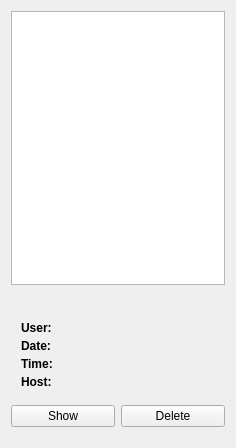
<?xml version="1.0" encoding="UTF-8"?>
<ui version="4.0">
 <class>Snapshots</class>
 <widget class="QWidget" name="Snapshots">
  <property name="geometry">
   <rect>
    <x>0</x>
    <y>0</y>
    <width>236</width>
    <height>448</height>
   </rect>
  </property>
  <layout class="QVBoxLayout" name="verticalLayout">
   <item>
    <widget class="QListView" name="list">
     <property name="whatsThis">
      <string>&lt;html&gt;&lt;head&gt;&lt;meta name=&quot;qrichtext&quot; content=&quot;1&quot; /&gt;&lt;style type=&quot;text/css&quot;&gt;
p, li { white-space: pre-wrap; }
&lt;/style&gt;&lt;/head&gt;&lt;body style=&quot; font-family:'Sans Serif'; font-size:9pt; font-weight:400; font-style:normal; text-decoration:none;&quot;&gt;
&lt;p style=&quot; margin-top:0px; margin-bottom:0px; margin-left:0px; margin-right:0px; -qt-block-indent:0; text-indent:0px;&quot;&gt;All snapshots you made are listed here. You can make snapshots by selecting the according entry in the context-menu of a client-window. These snapshosts can be managed using the buttons below.&lt;/p&gt;&lt;/body&gt;&lt;/html&gt;</string>
     </property>
    </widget>
   </item>
   <item>
    <widget class="QLabel" name="previewLbl">
     <property name="scaledContents">
      <bool>true</bool>
     </property>
    </widget>
   </item>
   <item>
    <layout class="QGridLayout" columnstretch="0,1">
     <property name="horizontalSpacing">
      <number>10</number>
     </property>
     <property name="verticalSpacing">
      <number>4</number>
     </property>
     <property name="margin">
      <number>10</number>
     </property>
     <item row="1" column="1">
      <widget class="QLabel" name="dateLbl"/>
     </item>
     <item row="0" column="0">
      <widget class="QLabel" name="userDescLbl">
       <property name="font">
        <font>
         <weight>75</weight>
         <bold>true</bold>
        </font>
       </property>
       <property name="text">
        <string>User:</string>
       </property>
      </widget>
     </item>
     <item row="0" column="1">
      <widget class="QLabel" name="userLbl"/>
     </item>
     <item row="2" column="1">
      <widget class="QLabel" name="timeLbl"/>
     </item>
     <item row="3" column="0">
      <widget class="QLabel" name="hostDescLbl">
       <property name="font">
        <font>
         <weight>75</weight>
         <bold>true</bold>
        </font>
       </property>
       <property name="text">
        <string>Host:</string>
       </property>
      </widget>
     </item>
     <item row="1" column="0">
      <widget class="QLabel" name="dateDescLbl">
       <property name="font">
        <font>
         <weight>75</weight>
         <bold>true</bold>
        </font>
       </property>
       <property name="text">
        <string>Date:</string>
       </property>
      </widget>
     </item>
     <item row="3" column="1">
      <widget class="QLabel" name="hostLbl"/>
     </item>
     <item row="2" column="0">
      <widget class="QLabel" name="timeDescLbl">
       <property name="font">
        <font>
         <weight>75</weight>
         <bold>true</bold>
        </font>
       </property>
       <property name="text">
        <string>Time:</string>
       </property>
      </widget>
     </item>
    </layout>
   </item>
   <item>
    <layout class="QHBoxLayout" name="horizontalLayout">
     <item>
      <widget class="QPushButton" name="showBtn">
       <property name="text">
        <string>Show</string>
       </property>
       <property name="icon">
        <iconset resource="../italc.qrc">
         <normaloff>:/resources/client_show.png</normaloff>:/resources/client_show.png</iconset>
       </property>
      </widget>
     </item>
     <item>
      <widget class="QPushButton" name="deleteBtn">
       <property name="text">
        <string>Delete</string>
       </property>
       <property name="icon">
        <iconset resource="../italc.qrc">
         <normaloff>:/resources/cancel.png</normaloff>:/resources/cancel.png</iconset>
       </property>
      </widget>
     </item>
    </layout>
   </item>
   <item>
    <spacer>
     <property name="orientation">
      <enum>Qt::Vertical</enum>
     </property>
     <property name="sizeType">
      <enum>QSizePolicy::Fixed</enum>
     </property>
     <property name="sizeHint" stdset="0">
      <size>
       <width>16</width>
       <height>10</height>
      </size>
     </property>
    </spacer>
   </item>
  </layout>
 </widget>
 <resources>
  <include location="../italc.qrc"/>
 </resources>
 <connections/>
</ui>
